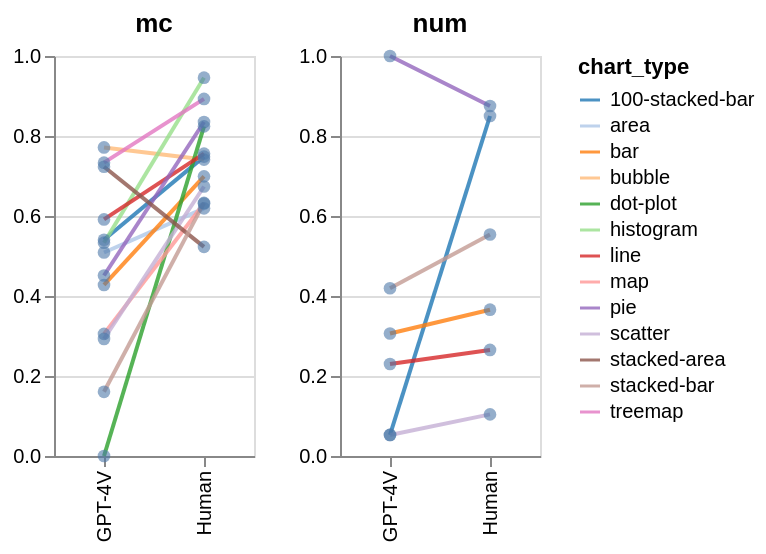

The cell this chart's notebook holds for it:
### Markdown cell above
### Pairwise Slope Plots

### Code cell
domain = ['GPT-4V', 'Human']
color_domain = [model_configs[-2]['color'], model_configs[-1]['color']]

tests = ['ggr', 'vlat', 'calvi', 'holf', 'holf2', 'chartqa-test-continuous-human']

charts =[]
graph_group_average_simplified = graph_group_average_df.copy().replace({
    'ggr': 'mc', 
    'vlat': 'mc', 
    'calvi': 'mc',
    'holf': 'num', 
    'holf2': 'num', 
    'chartqa-test-continuous-human': 'num'
})

graph_group_average_simplified = graph_group_average_simplified.groupby(['test_type', 'agent_type', 'chart_type'])['is_correct'].mean().reset_index()

for test in ['mc', 'num']:
    df = graph_group_average_simplified[graph_group_average_simplified['test_type'] == test]
    
    line_chart = alt.Chart(df).mark_line(opacity=0.8).encode(
        x=alt.X('agent_type:N', title=None),
        y=alt.Y('is_correct', scale=alt.Scale(domain=[0, 1]), title=None),
        detail='chart_type',
        # color=alt.value('black'),
        color=alt.Color('chart_type', scale=alt.Scale(scheme='category20'))
    ).properties(width=150, title=test)

    point_plot = alt.Chart(df).mark_circle(opacity=0.6).encode(
        x='agent_type:N',
        y='is_correct',
        # color=alt.Color('agent_type',legend=None, scale=alt.Scale(domain=domain, range=color_domain)),
        # color=alt.Color('test_type',legend=None, scale=alt.Scale(domain=test_domain, range=color_domain)),
        size=alt.value(40)
    )

    chart = (line_chart + point_plot).resolve_scale(color='shared').properties(width=100, height=200)

    charts.append(chart)

alt.hconcat(*charts)

### Figure 1 — Vega-Lite specification as saved in the notebook (floating-point values rounded to 4 significant figures)
{"config": {"view": {"continuousWidth": 300, "continuousHeight": 300}}, "hconcat": [{"layer": [{"mark": {"type": "line", "opacity": 0.8}, "encoding": {"color": {"field": "chart_type", "scale": {"scheme": "category20"}, "type": "nominal"}, "detail": {"field": "chart_type", "type": "nominal"}, "x": {"field": "agent_type", "title": null, "type": "nominal"}, "y": {"field": "is_correct", "scale": {"domain": [0, 1]}, "title": null, "type": "quantitative"}}, "title": "mc"}, {"mark": {"type": "circle", "opacity": 0.6}, "encoding": {"size": {"value": 40}, "x": {"field": "agent_type", "type": "nominal"}, "y": {"field": "is_correct", "type": "quantitative"}}}], "data": {"name": "data-27c26b94f337cb3a522309bb5bdc16ad"}, "height": 200, "resolve": {"scale": {"color": "shared"}}, "width": 100}, {"layer": [{"mark": {"type": "line", "opacity": 0.8}, "encoding": {"color": {"field": "chart_type", "scale": {"scheme": "category20"}, "type": "nominal"}, "detail": {"field": "chart_type", "type": "nominal"}, "x": {"field": "agent_type", "title": null, "type": "nominal"}, "y": {"field": "is_correct", "scale": {"domain": [0, 1]}, "title": null, "type": "quantitative"}}, "title": "num"}, {"mark": {"type": "circle", "opacity": 0.6}, "encoding": {"size": {"value": 40}, "x": {"field": "agent_type", "type": "nominal"}, "y": {"field": "is_correct", "type": "quantitative"}}}], "data": {"name": "data-afdc38247bc9795be1a209585e6655e0"}, "height": 200, "resolve": {"scale": {"color": "shared"}}, "width": 100}], "$schema": "https://vega.github.io/schema/vega-lite/v5.16.3.json", "datasets": {"data-27c26b94f337cb3a522309bb5bdc16ad": [{"test_type": "mc", "agent_type": "GPT-4V", "chart_type": "100-stacked-bar", "is_correct": 0.5405}, {"test_type": "mc", "agent_type": "GPT-4V", "chart_type": "area", "is_correct": 0.5088}, {"test_type": "mc", "agent_type": "GPT-4V", "chart_type": "bar", "is_correct": 0.4276}, {"test_type": "mc", "agent_type": "GPT-4V", "chart_type": "bubble", "is_correct": 0.7714}, {"test_type": "mc", "agent_type": "GPT-4V", "chart_type": "dot-plot", "is_correct": 0.0}, {"test_type": "mc", "agent_type": "GPT-4V", "chart_type": "histogram", "is_correct": 0.5333}, {"test_type": "mc", "agent_type": "GPT-4V", "chart_type": "line", "is_correct": 0.5915}, {"test_type": "mc", "agent_type": "GPT-4V", "chart_type": "map", "is_correct": 0.3053}, {"test_type": "mc", "agent_type": "GPT-4V", "chart_type": "pie", "is_correct": 0.4512}, {"test_type": "mc", "agent_type": "GPT-4V", "chart_type": "scatter", "is_correct": 0.2927}, {"test_type": "mc", "agent_type": "GPT-4V", "chart_type": "stacked-area", "is_correct": 0.7231}, {"test_type": "mc", "agent_type": "GPT-4V", "chart_type": "stacked-bar", "is_correct": 0.1605}, {"test_type": "mc", "agent_type": "GPT-4V", "chart_type": "treemap", "is_correct": 0.7333}, {"test_type": "mc", "agent_type": "Human", "chart_type": "100-stacked-bar", "is_correct": 0.7484}, {"test_type": "mc", "agent_type": "Human", "chart_type": "area", "is_correct": 0.6191}, {"test_type": "mc", "agent_type": "Human", "chart_type": "bar", "is_correct": 0.6991}, {"test_type": "mc", "agent_type": "Human", "chart_type": "bubble", "is_correct": 0.741}, {"test_type": "mc", "agent_type": "Human", "chart_type": "dot-plot", "is_correct": 0.8241}, {"test_type": "mc", "agent_type": "Human", "chart_type": "histogram", "is_correct": 0.9458}, {"test_type": "mc", "agent_type": "Human", "chart_type": "line", "is_correct": 0.756}, {"test_type": "mc", "agent_type": "Human", "chart_type": "map", "is_correct": 0.6312}, {"test_type": "mc", "agent_type": "Human", "chart_type": "pie", "is_correct": 0.835}, {"test_type": "mc", "agent_type": "Human", "chart_type": "scatter", "is_correct": 0.6737}, {"test_type": "mc", "agent_type": "Human", "chart_type": "stacked-area", "is_correct": 0.5228}, {"test_type": "mc", "agent_type": "Human", "chart_type": "stacked-bar", "is_correct": 0.6327}, {"test_type": "mc", "agent_type": "Human", "chart_type": "treemap", "is_correct": 0.8927}], "data-afdc38247bc9795be1a209585e6655e0": [{"test_type": "num", "agent_type": "GPT-4V", "chart_type": "100-stacked-bar", "is_correct": 0.05263}, {"test_type": "num", "agent_type": "GPT-4V", "chart_type": "bar", "is_correct": 0.3063}, {"test_type": "num", "agent_type": "GPT-4V", "chart_type": "line", "is_correct": 0.2301}, {"test_type": "num", "agent_type": "GPT-4V", "chart_type": "pie", "is_correct": 1.0}, {"test_type": "num", "agent_type": "GPT-4V", "chart_type": "scatter", "is_correct": 0.05263}, {"test_type": "num", "agent_type": "GPT-4V", "chart_type": "stacked-bar", "is_correct": 0.4194}, {"test_type": "num", "agent_type": "Human", "chart_type": "100-stacked-bar", "is_correct": 0.85}, {"test_type": "num", "agent_type": "Human", "chart_type": "bar", "is_correct": 0.3658}, {"test_type": "num", "agent_type": "Human", "chart_type": "line", "is_correct": 0.2651}, {"test_type": "num", "agent_type": "Human", "chart_type": "pie", "is_correct": 0.875}, {"test_type": "num", "agent_type": "Human", "chart_type": "scatter", "is_correct": 0.104}, {"test_type": "num", "agent_type": "Human", "chart_type": "stacked-bar", "is_correct": 0.5538}]}}
